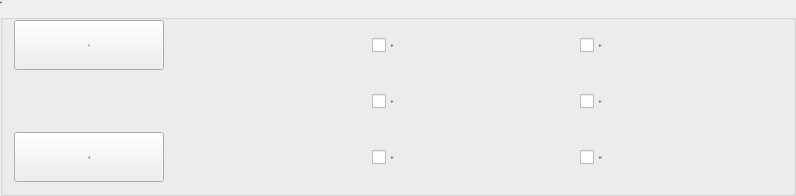
       <widget class="QGroupBox" name="groupBoxPneumatic">
        <property name="minimumSize">
         <size>
          <width>796</width>
          <height>0</height>
         </size>
        </property>
        <property name="maximumSize">
         <size>
          <width>796</width>
          <height>16777215</height>
         </size>
        </property>
        <property name="font">
         <font>
          <family>微软雅黑</family>
          <pointsize>-1</pointsize>
          <weight>50</weight>
          <italic>false</italic>
          <bold>false</bold>
         </font>
        </property>
        <property name="styleSheet">
         <string notr="true"/>
        </property>
        <property name="title">
         <string>治具</string>
        </property>
        <layout class="QGridLayout" name="gridLayout_5">
         <item row="0" column="0">
          <widget class="QPushButton" name="pushButtonON">
           <property name="minimumSize">
            <size>
             <width>150</width>
             <height>50</height>
            </size>
           </property>
           <property name="maximumSize">
            <size>
             <width>150</width>
             <height>50</height>
            </size>
           </property>
           <property name="font">
            <font>
             <family>微软雅黑</family>
             <pointsize>-1</pointsize>
             <weight>50</weight>
             <italic>false</italic>
             <bold>false</bold>
            </font>
           </property>
           <property name="text">
            <string>打开</string>
           </property>
          </widget>
         </item>
         <item row="0" column="1">
          <spacer name="horizontalSpacer_2">
           <property name="orientation">
            <enum>Qt::Horizontal</enum>
           </property>
           <property name="sizeHint" stdset="0">
            <size>
             <width>40</width>
             <height>20</height>
            </size>
           </property>
          </spacer>
         </item>
         <item row="0" column="2">
          <widget class="xCheckBox" name="checkBoxJig03">
           <property name="sizePolicy">
            <sizepolicy hsizetype="Expanding" vsizetype="Minimum">
             <horstretch>0</horstretch>
             <verstretch>0</verstretch>
            </sizepolicy>
           </property>
           <property name="minimumSize">
            <size>
             <width>150</width>
             <height>50</height>
            </size>
           </property>
           <property name="maximumSize">
            <size>
             <width>6666</width>
             <height>50</height>
            </size>
           </property>
           <property name="font">
            <font>
             <family>微软雅黑</family>
             <pointsize>-1</pointsize>
             <weight>50</weight>
             <italic>false</italic>
             <bold>false</bold>
            </font>
           </property>
           <property name="focusPolicy">
            <enum>Qt::NoFocus</enum>
           </property>
           <property name="text">
            <string>吸具一</string>
           </property>
           <property name="iconSize">
            <size>
             <width>32</width>
             <height>32</height>
            </size>
           </property>
          </widget>
         </item>
         <item row="1" column="3">
          <widget class="xCheckBox" name="checkBoxJig06">
           <property name="sizePolicy">
            <sizepolicy hsizetype="Expanding" vsizetype="Minimum">
             <horstretch>0</horstretch>
             <verstretch>0</verstretch>
            </sizepolicy>
           </property>
           <property name="minimumSize">
            <size>
             <width>150</width>
             <height>50</height>
            </size>
           </property>
           <property name="maximumSize">
            <size>
             <width>6666</width>
             <height>50</height>
            </size>
           </property>
           <property name="font">
            <font>
             <family>微软雅黑</family>
             <pointsize>-1</pointsize>
             <weight>50</weight>
             <italic>false</italic>
             <bold>false</bold>
            </font>
           </property>
           <property name="focusPolicy">
            <enum>Qt::NoFocus</enum>
           </property>
           <property name="text">
            <string>抱具二</string>
           </property>
           <property name="iconSize">
            <size>
             <width>32</width>
             <height>32</height>
            </size>
           </property>
          </widget>
         </item>
         <item row="1" column="2">
          <widget class="xCheckBox" name="checkBoxJig05">
           <property name="sizePolicy">
            <sizepolicy hsizetype="Expanding" vsizetype="Minimum">
             <horstretch>0</horstretch>
             <verstretch>0</verstretch>
            </sizepolicy>
           </property>
           <property name="minimumSize">
            <size>
             <width>150</width>
             <height>50</height>
            </size>
           </property>
           <property name="maximumSize">
            <size>
             <width>6666</width>
             <height>50</height>
            </size>
           </property>
           <property name="font">
            <font>
             <family>微软雅黑</family>
             <pointsize>-1</pointsize>
             <weight>50</weight>
             <italic>false</italic>
             <bold>false</bold>
            </font>
           </property>
           <property name="focusPolicy">
            <enum>Qt::NoFocus</enum>
           </property>
           <property name="text">
            <string>抱具一</string>
           </property>
           <property name="iconSize">
            <size>
             <width>32</width>
             <height>32</height>
            </size>
           </property>
          </widget>
         </item>
         <item row="0" column="3">
          <widget class="xCheckBox" name="checkBoxJig04">
           <property name="sizePolicy">
            <sizepolicy hsizetype="Expanding" vsizetype="Minimum">
             <horstretch>0</horstretch>
             <verstretch>0</verstretch>
            </sizepolicy>
           </property>
           <property name="minimumSize">
            <size>
             <width>150</width>
             <height>50</height>
            </size>
           </property>
           <property name="maximumSize">
            <size>
             <width>6666</width>
             <height>50</height>
            </size>
           </property>
           <property name="font">
            <font>
             <family>微软雅黑</family>
             <pointsize>-1</pointsize>
             <weight>50</weight>
             <italic>false</italic>
             <bold>false</bold>
            </font>
           </property>
           <property name="focusPolicy">
            <enum>Qt::NoFocus</enum>
           </property>
           <property name="text">
            <string>吸具二</string>
           </property>
           <property name="iconSize">
            <size>
             <width>32</width>
             <height>32</height>
            </size>
           </property>
          </widget>
         </item>
         <item row="2" column="2">
          <widget class="xCheckBox" name="checkBoxJig07">
           <property name="sizePolicy">
            <sizepolicy hsizetype="Expanding" vsizetype="Minimum">
             <horstretch>0</horstretch>
             <verstretch>0</verstretch>
            </sizepolicy>
           </property>
           <property name="minimumSize">
            <size>
             <width>150</width>
             <height>50</height>
            </size>
           </property>
           <property name="maximumSize">
            <size>
             <width>6666</width>
             <height>50</height>
            </size>
           </property>
           <property name="font">
            <font>
             <family>微软雅黑</family>
             <pointsize>-1</pointsize>
             <weight>50</weight>
             <italic>false</italic>
             <bold>false</bold>
            </font>
           </property>
           <property name="focusPolicy">
            <enum>Qt::NoFocus</enum>
           </property>
           <property name="text">
            <string>抱具三</string>
           </property>
           <property name="iconSize">
            <size>
             <width>32</width>
             <height>32</height>
            </size>
           </property>
          </widget>
         </item>
         <item row="2" column="3">
          <widget class="xCheckBox" name="checkBoxJig08">
           <property name="sizePolicy">
            <sizepolicy hsizetype="Expanding" vsizetype="Minimum">
             <horstretch>0</horstretch>
             <verstretch>0</verstretch>
            </sizepolicy>
           </property>
           <property name="minimumSize">
            <size>
             <width>150</width>
             <height>50</height>
            </size>
           </property>
           <property name="maximumSize">
            <size>
             <width>6666</width>
             <height>50</height>
            </size>
           </property>
           <property name="font">
            <font>
             <family>微软雅黑</family>
             <pointsize>-1</pointsize>
             <weight>50</weight>
             <italic>false</italic>
             <bold>false</bold>
            </font>
           </property>
           <property name="focusPolicy">
            <enum>Qt::NoFocus</enum>
           </property>
           <property name="text">
            <string>抱具四</string>
           </property>
           <property name="iconSize">
            <size>
             <width>32</width>
             <height>32</height>
            </size>
           </property>
          </widget>
         </item>
         <item row="2" column="0">
          <widget class="QPushButton" name="pushButtonOFF">
           <property name="minimumSize">
            <size>
             <width>150</width>
             <height>50</height>
            </size>
           </property>
           <property name="maximumSize">
            <size>
             <width>150</width>
             <height>50</height>
            </size>
           </property>
           <property name="font">
            <font>
             <family>微软雅黑</family>
             <pointsize>-1</pointsize>
             <weight>50</weight>
             <italic>false</italic>
             <bold>false</bold>
            </font>
           </property>
           <property name="text">
            <string>关闭</string>
           </property>
          </widget>
         </item>
        </layout>
       </widget>
